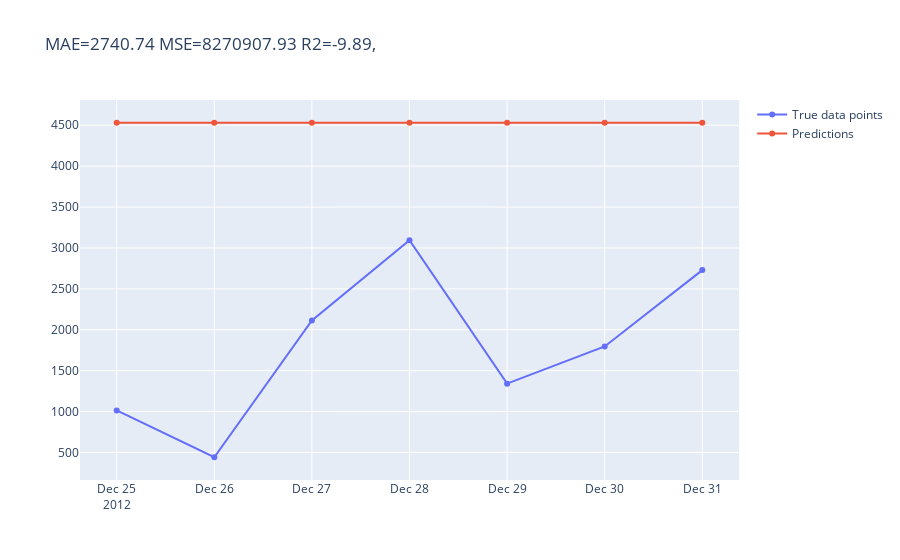

Notebook cell for this chart:
### Code cell
plot_test_vs_predictions(test, 'cnt','pred1')

### Figure 1 — Plotly figure (JSON) as saved in the notebook; plotly's stock layout.template omitted (floating-point values rounded to 4 significant figures)
{"data": [{"name": "True data points", "type": "scatter", "x": ["2012-12-25T00:00:00", "2012-12-26T00:00:00", "2012-12-27T00:00:00", "2012-12-28T00:00:00", "2012-12-29T00:00:00", "2012-12-30T00:00:00", "2012-12-31T00:00:00"], "y": [1013, 441, 2114, 3095, 1341, 1796, 2729]}, {"name": "Predictions", "type": "scatter", "x": ["2012-12-25T00:00:00", "2012-12-26T00:00:00", "2012-12-27T00:00:00", "2012-12-28T00:00:00", "2012-12-29T00:00:00", "2012-12-30T00:00:00", "2012-12-31T00:00:00"], "y": [4531.0, 4531.0, 4531.0, 4531.0, 4531.0, 4531.0, 4531.0]}], "layout": {"title": {"text": "MAE=2740.74 MSE=8270907.93 R2=-9.89,"}}}
